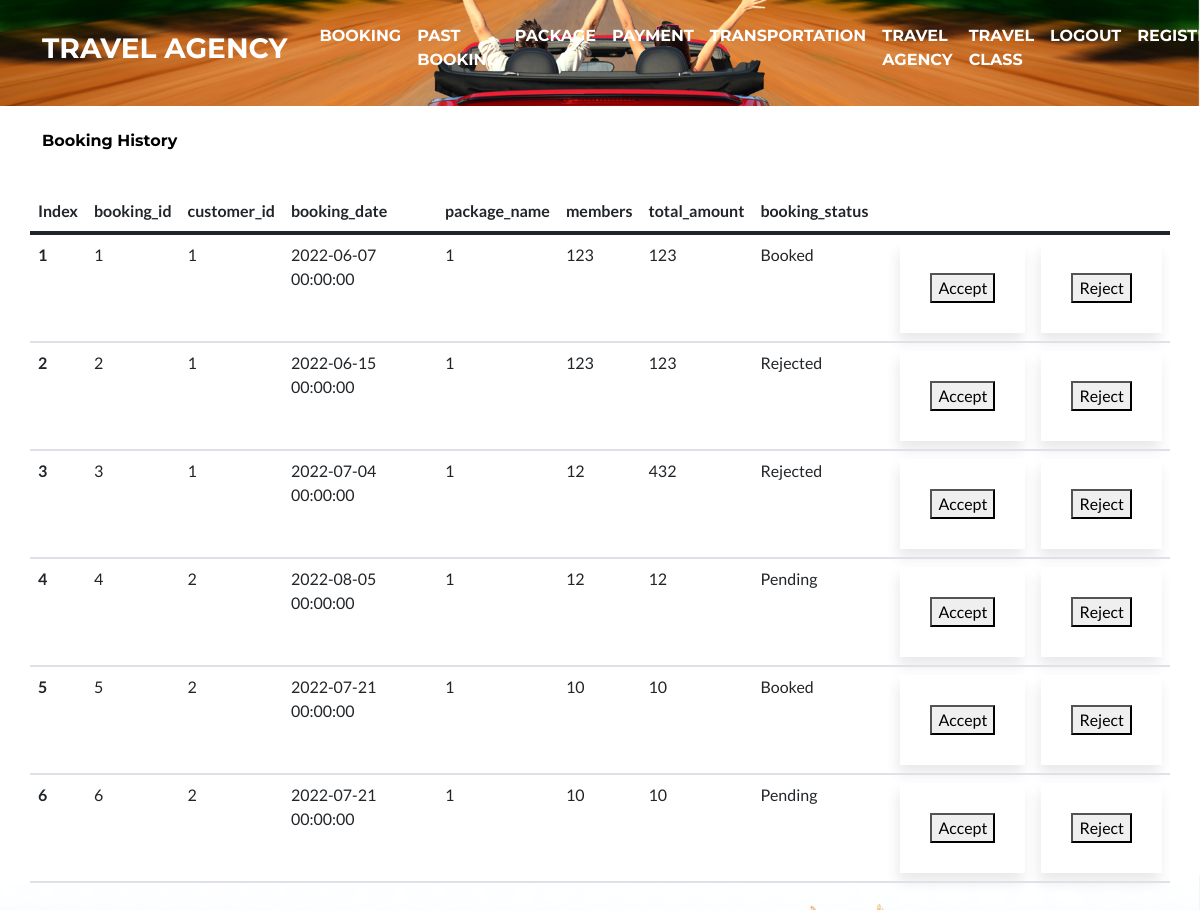
Page /past_booking (signed in) on the committed database.
### tables this page shows
CREATE TABLE booking
(
    booking_id     INTEGER PRIMARY KEY,
    customer_id    Integer,
    package_id     Integer,
    booking_date   date,
    package_name   text,
    members        text,
    total_amount   Integer,
    booking_status text
);

### app.py (the view)
@app.route('/past_booking', methods=['GET', 'POST'])
@login_required
def past_booking():
    if request.method == 'POST':
        if request.form.get("accept"):
            change_booking_status(int(request.form.get("accept")), 'Booked')
        if request.form.get('reject'):
            change_booking_status(int(request.form.get("reject")), 'Rejected')
    header = f"Hi {session['username']}, Below is your previous booking"
    if session['username'] == 'admin':
        items = get_all_booking()
    else:
        items = get_past_booking(customer_id=session['id'])
    for i in range(len(items)):
        items[i] = list(items[i])
        items[i][3] = str(items[i][3])
    table_header = ['Index', "booking_id", "customer_id", "booking_date", "package_name", "members", "total_amount",
                    "booking_status"]
    return render_template('bookinghistory.html', header=header,
                           table_header=table_header, table_header_len_=len(table_header),
                           items_len_=len(items), items=items, session=session)

### app.py (called while the page is built)
def login_required(f):
    @wraps(f)
    def decorated_function(*args, **kwargs):
        if session.get('id') is None:
            return redirect(url_for('login', next=request.url))
        return f(*args, **kwargs)
    return decorated_function

### database.py (called while the page is built)
def get_all_booking():
    try:
        query = 'SELECT booking_id, customer_id, booking_date,package_name, members, total_amount,booking_status  FROM booking'
        cursor.execute(query)
        result = cursor.fetchall()
        msg = 'Fetched customer previous booking'
    except Exception as ex:
        print(ex)
        result = []
        mydb.rollback()
        msg = 'Error raises while fetching booking'
    return result

### templates/bookinghistory.html (shortened to what this page needs)
<!DOCTYPE html>
<html lang="en">
<head>
    <link rel="stylesheet" href="{{ url_for('static', filename='css/styles.css') }}">
</head>
<body id="page-top">
<nav class="navbar navbar-expand-lg text-uppercase " id="mainNav">
    <div class="container">
        <a class="navbar-brand" href="#page-top">Travel Agency</a>
        <div class="collapse navbar-collapse" id="navbarResponsive">
            <ul class="navbar-nav ms-auto">
                <li class="nav-item mx-0"><a class="nav-link py-3 px-0 px-lg-3 rounded"
                                             href="{{ url_for('booking') }}">Booking</a>
                </li>
                <li class="nav-item mx-0 "><a class="nav-link py-3 px-0 px-lg-3 rounded"
                                              href="{{ url_for('past_booking') }}">Past Booking</a>
                </li>
                <li class="nav-item mx-0 "><a class="nav-link py-3 px-0 px-lg-3 rounded"
                                              href="{{ url_for('package') }}">Package</a>
                </li>
                <li class="nav-item mx-0 "><a class="nav-link py-3 px-0 px-lg-3 rounded"
                                              href="{{ url_for('payment') }}">Payment</a>
                </li>
                <li class="nav-item mx-0 "><a class="nav-link py-3 px-0 px-lg-3 rounded"
                                              href="{{ url_for('transportation') }}">Transportation</a></li>
                <li class="nav-item mx-0 "><a class="nav-link py-3 px-0 px-lg-3 rounded"
                                              href="{{ url_for('travel_agency') }}">Travel Agency</a></li>
                <li class="nav-item mx-0 "><a class="nav-link py-3 px-0 px-lg-3 rounded"
                                              href="{{ url_for('travel_class') }}">Travel Class</a></li>
                {% if session.get('id') is none %}
                <li class="nav-item mx-0 "><a class="nav-link py-3 px-0 px-lg-3 rounded"
                                              href="{{ url_for('login') }}">Login</a></li>
                {% else %}
                <li class="nav-item mx-0 "><a class="nav-link py-3 px-0 px-lg-3 rounded"
                                              href="{{ url_for('logout') }}">Logout</a></li>
                {% endif %}
                <li class="nav-item mx-0 "><a class="nav-link py-3 px-0 px-lg-3 rounded"
                                              href="{{ url_for('register') }}">Register</a>
            </ul>
        </div>
    </div>
</nav>
<div class="bg-dark py-2 text-black pt-3">
    <div class="container">
        <h6><br>Booking History</h6>
    </div>
</div>
<header class="masthead ">
    <div class="container d-flex flex-column">
        <div class="row">
            <table class="table">
                <thead>
                <tr>
                    {%for i in range(0, table_header_len_)%}
                    <th scope="col">{{ table_header[i] }}</th>
                    {% endfor %}
                </tr>
                </thead>
                <tbody>
                {%for i in range(0, items_len_ )%}
                <tr>
                    <th scope="col">{{ i+ 1}}</th>
                    {% for j in range(0, table_header_len_)%}
                    <td>{{ items[i][j]}}</td>
                    {% endfor %}
                    {% if session['username'] == 'admin' %}
                    <td>
                        <form action="{{ url_for('past_booking') }}" method="POST">
                            <button type="submit"> Accept</button>
                        </form>
                    <td>
                        <form action="{{ url_for('past_booking') }}" method="POST">
                            <button type="submit"> Reject</button>
                        </form>
                    </td>
                    {% endif %}
                </tr>
                {% endfor %}
                </tbody>
            </table>
        </div>
    </div>
</header>
</body>
</html>

### rows in the picture
booking: booking_id "1" "1" "2022-06-07 00:00:00" "1" "123" "123" "Booked"
booking: booking_id "2" "1" "2022-06-15 00:00:00" "1" "123" "123" "Rejected"
booking: booking_id "3" "1" "2022-07-04 00:00:00" "1" "12" "432" "Rejected"
booking: booking_id "4" "2" "2022-08-05 00:00:00" "1" "12" "12" "Pending"
booking: booking_id "5" "2" "2022-07-21 00:00:00" "1" "10" "10" "Booked"
booking: booking_id "6" "2" "2022-07-21 00:00:00" "1" "10" "10" "Pending"

### other values in the picture
{{ table_header[i] }} "Index" "booking_id" "customer_id" "booking_date" "package_name" "members" "total_amount" "booking_status"
{{ i+ 1 }} "1" "2" "3" "4" "5" "6"
